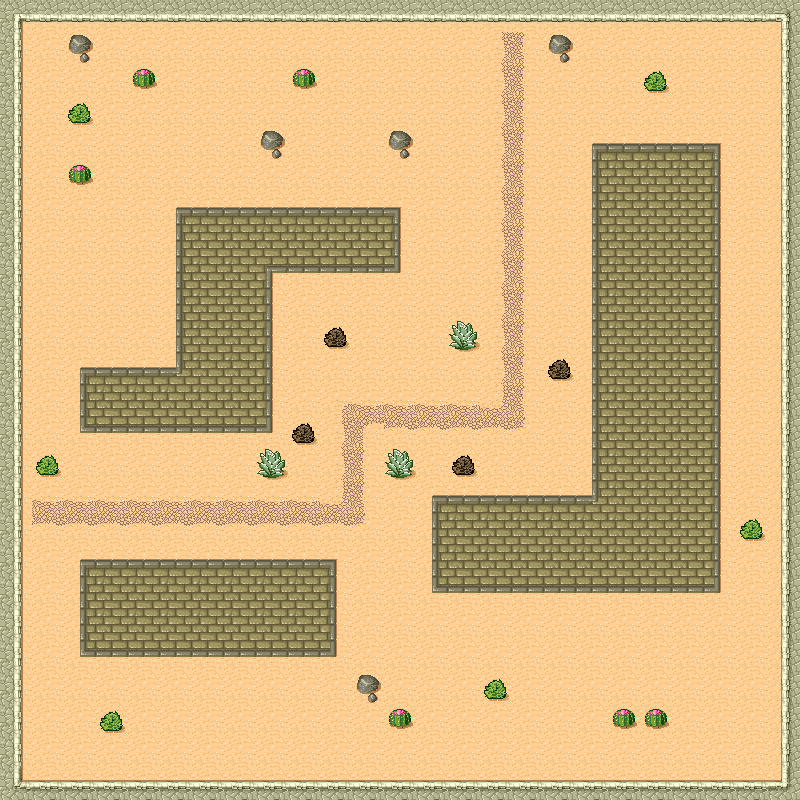

The image is a tile-based game level rendered from a .tmx file. Its description and source (layers, tilesets, objects; grid data summarised) follow:
An orthogonal 25x25 tile map with 32x32 px tiles, 6 tile layers (Background, Houses, Others, VampireSpawnpoints, ...).

<map version="1.4" tiledversion="1.4.2" orientation="orthogonal" renderorder="right-down" width="25" height="25" tilewidth="32" tileheight="32" infinite="0" nextlayerid="9" nextobjectid="3">
 <tileset firstgid="1" source="desert.tsx" />
 <layer id="1" name="Background" width="25" height="25">
  <data>[625 cells, 625 non-empty, 1 distinct tile ids]</data>
 </layer>
 <layer id="4" name="Houses" width="25" height="25">
  <data>[625 cells, 184 non-empty, 11 distinct tile ids]</data>
 </layer>
 <layer id="5" name="Others" width="25" height="25">
  <data>[625 cells, 78 non-empty, 11 distinct tile ids]</data>
 </layer>
 <layer id="8" name="VampireSpawnpoints" width="25" height="25">
  <data>[625 cells, 4 non-empty, 1 distinct tile ids]</data>
 </layer>
 <layer id="6" name="Border" width="25" height="25">
  <data>[625 cells, 96 non-empty, 8 distinct tile ids]</data>
 </layer>
 <layer id="7" name="PlayerSpawnpoints" width="25" height="25">
  <data>[625 cells, 6 non-empty, 1 distinct tile ids]</data>
 </layer>
</map>
